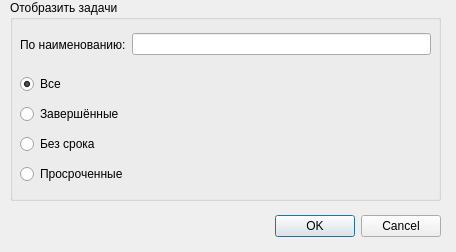
<?xml version="1.0" encoding="UTF-8"?>
<ui version="4.0">
 <class>taskFilterDialog</class>
 <widget class="QDialog" name="taskFilterDialog">
  <property name="geometry">
   <rect>
    <x>0</x>
    <y>0</y>
    <width>456</width>
    <height>252</height>
   </rect>
  </property>
  <property name="minimumSize">
   <size>
    <width>456</width>
    <height>252</height>
   </size>
  </property>
  <property name="maximumSize">
   <size>
    <width>456</width>
    <height>252</height>
   </size>
  </property>
  <property name="windowTitle">
   <string>Фильтр отображения задач</string>
  </property>
  <widget class="QDialogButtonBox" name="buttonBox">
   <property name="geometry">
    <rect>
     <x>100</x>
     <y>210</y>
     <width>341</width>
     <height>32</height>
    </rect>
   </property>
   <property name="orientation">
    <enum>Qt::Horizontal</enum>
   </property>
   <property name="standardButtons">
    <set>QDialogButtonBox::Cancel|QDialogButtonBox::Ok</set>
   </property>
  </widget>
  <widget class="QGroupBox" name="m_groupBox">
   <property name="geometry">
    <rect>
     <x>10</x>
     <y>0</y>
     <width>431</width>
     <height>201</height>
    </rect>
   </property>
   <property name="title">
    <string>Отобразить задачи</string>
   </property>
   <widget class="QWidget" name="layoutWidget">
    <property name="geometry">
     <rect>
      <x>10</x>
      <y>70</y>
      <width>141</width>
      <height>120</height>
     </rect>
    </property>
    <layout class="QVBoxLayout" name="verticalLayout">
     <item>
      <widget class="QRadioButton" name="m_AllRadioButton">
       <property name="text">
        <string>Все</string>
       </property>
       <property name="checked">
        <bool>true</bool>
       </property>
      </widget>
     </item>
     <item>
      <widget class="QRadioButton" name="m_DoneRadioButton">
       <property name="text">
        <string>Завершённые</string>
       </property>
      </widget>
     </item>
     <item>
      <widget class="QRadioButton" name="m_InfiniteRadioButton">
       <property name="text">
        <string>Без срока</string>
       </property>
      </widget>
     </item>
     <item>
      <widget class="QRadioButton" name="m_ExpiredRadioButton">
       <property name="text">
        <string>Просроченные</string>
       </property>
      </widget>
     </item>
    </layout>
   </widget>
   <widget class="QWidget" name="">
    <property name="geometry">
     <rect>
      <x>10</x>
      <y>30</y>
      <width>411</width>
      <height>29</height>
     </rect>
    </property>
    <layout class="QHBoxLayout" name="horizontalLayout">
     <item>
      <widget class="QLabel" name="label">
       <property name="text">
        <string>По наименованию:</string>
       </property>
      </widget>
     </item>
     <item>
      <widget class="QLineEdit" name="m_nameFilter"/>
     </item>
    </layout>
   </widget>
  </widget>
 </widget>
 <resources/>
 <connections>
  <connection>
   <sender>buttonBox</sender>
   <signal>accepted()</signal>
   <receiver>taskFilterDialog</receiver>
   <slot>accept()</slot>
   <hints>
    <hint type="sourcelabel">
     <x>248</x>
     <y>254</y>
    </hint>
    <hint type="destinationlabel">
     <x>157</x>
     <y>274</y>
    </hint>
   </hints>
  </connection>
  <connection>
   <sender>buttonBox</sender>
   <signal>rejected()</signal>
   <receiver>taskFilterDialog</receiver>
   <slot>reject()</slot>
   <hints>
    <hint type="sourcelabel">
     <x>316</x>
     <y>260</y>
    </hint>
    <hint type="destinationlabel">
     <x>286</x>
     <y>274</y>
    </hint>
   </hints>
  </connection>
 </connections>
</ui>
